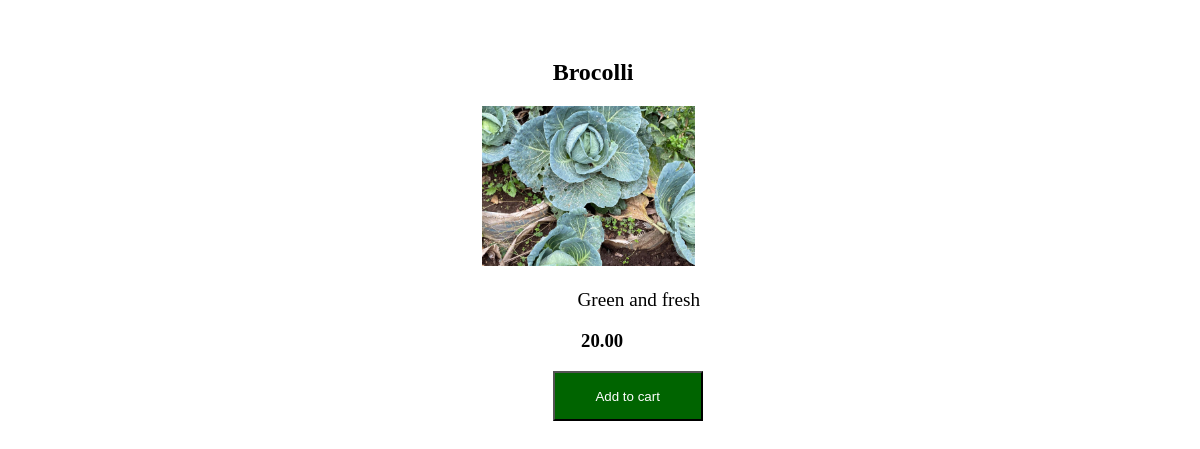
The page /inventory/products/8/ on the database its author committed.
### inventory/models.py (models this page shows)
class Product(models.Model):
    vendor = models.ForeignKey(Vendor, null = True, on_delete = models.CASCADE)
    name = models.CharField(max_length=32)
    price = models.DecimalField(max_digits=8, decimal_places=2)
    description = models.TextField()
    image = models.ImageField(upload_to='images/')
    date_created = models.DateTimeField(auto_now_add=True)
    date_updated = models.DateTimeField(auto_now=True)
    stock = models.PositiveIntegerField()

### inventory/views.py (the view)
# urls.py: path("products/<int:id>/", product_detail, name="product_description_view"),
def product_detail(request,id):
    product = Product.objects.get(id=id)
    return render(request, "inventory/product_description.html", {"product":product})

### templates/inventory/product_description.html (shortened to what this page needs)
<!DOCTYPE html>
<html lang="en">
<head>
</head>
<body>
    <div class="product">
    <h2>{{product.name}}</h2>
    <img src="{{product.image.url}}">
    <p>{{product.description}}</p>
    <h3>{{product.price}}</h3>
    <button><a href="{% url 'cart_list' id = cart.id}">Add to cart</a></button>
    </div>
</body>
</html>

### templates/inventory/product_description.html (style rules this page uses)
.product { margin-left:40%; align-items: center; margin-top: 5%; }
p { margin-left: 13.5%; font-size: larger; }
h3 { margin-left: 14%; }
button { margin-left: 10%; width: 150px; height: 50px; background-color: darkgreen; color: #fff; }
button a { text-decoration: none; color: #fff; }
h2 { margin-left: 10%; }
img { width: 30%; height: 30%; }

### rows shown on the page
Product: name "Brocolli", image (picture), description "Green and fresh", price "20.00"
